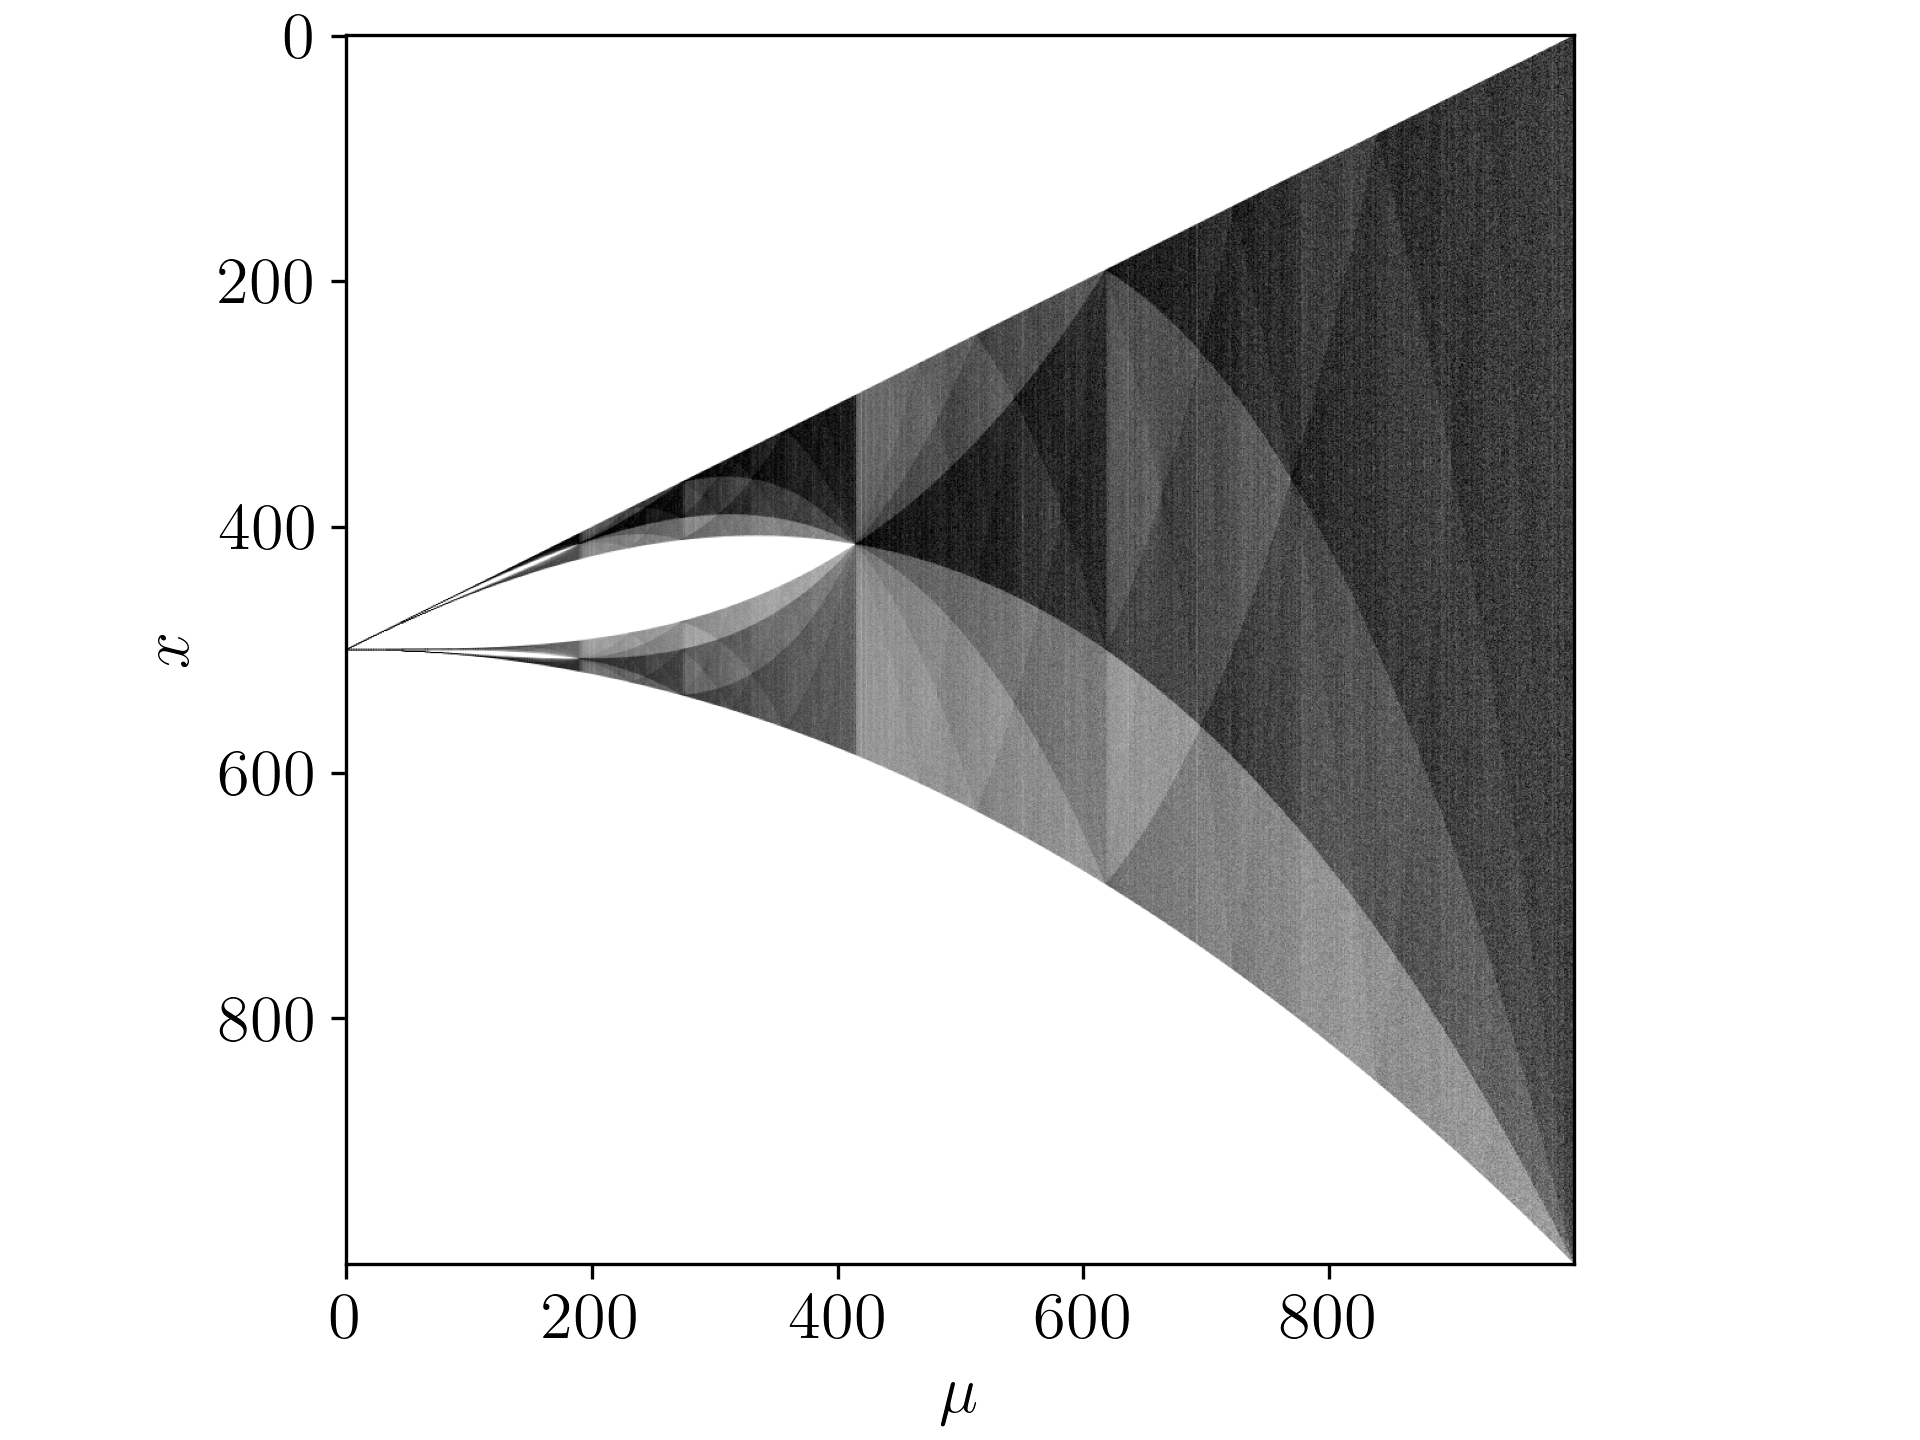

Write Python code to recreate this figure.
import numpy as np
from matplotlib import rc
import matplotlib.pyplot as plt

# Use LaTeX throughout the figure for consistency
rc('font', **{'family': 'serif', 'serif': ['Computer Modern'], 'size': 16})
rc('text', usetex=True)

# Configuration
N = 1000

if __name__ == '__main__':
    plt.style.use('grayscale')
    plt.rcParams['figure.constrained_layout.use'] = True

    # Horizontal axis values
    mus = np.linspace(1, 2, N)

    img = np.zeros([N, N])

    # Start with x0 = 0.4
    X = 0.4 * np.ones(N)

    # Iterate 1000 times
    for i in range(1000):
        X = mus * np.minimum(X, 1 - X)

    # Plot next 100k iterations
    for i in range(100000):
        X = mus * np.minimum(X, 1 - X)
        for k in range(0, N):
            mu = mus[k]
            y = N - int(N * X[k]) - 1
            img[y][k] = img[y][k] + 1

    img = 1 - (img / img.max(axis=0))
    plt.xlabel("$\\mu$")
    plt.ylabel("$x$")
    plt.imshow(img)

    plt.savefig("tent_bifurcation.png", dpi=300)
